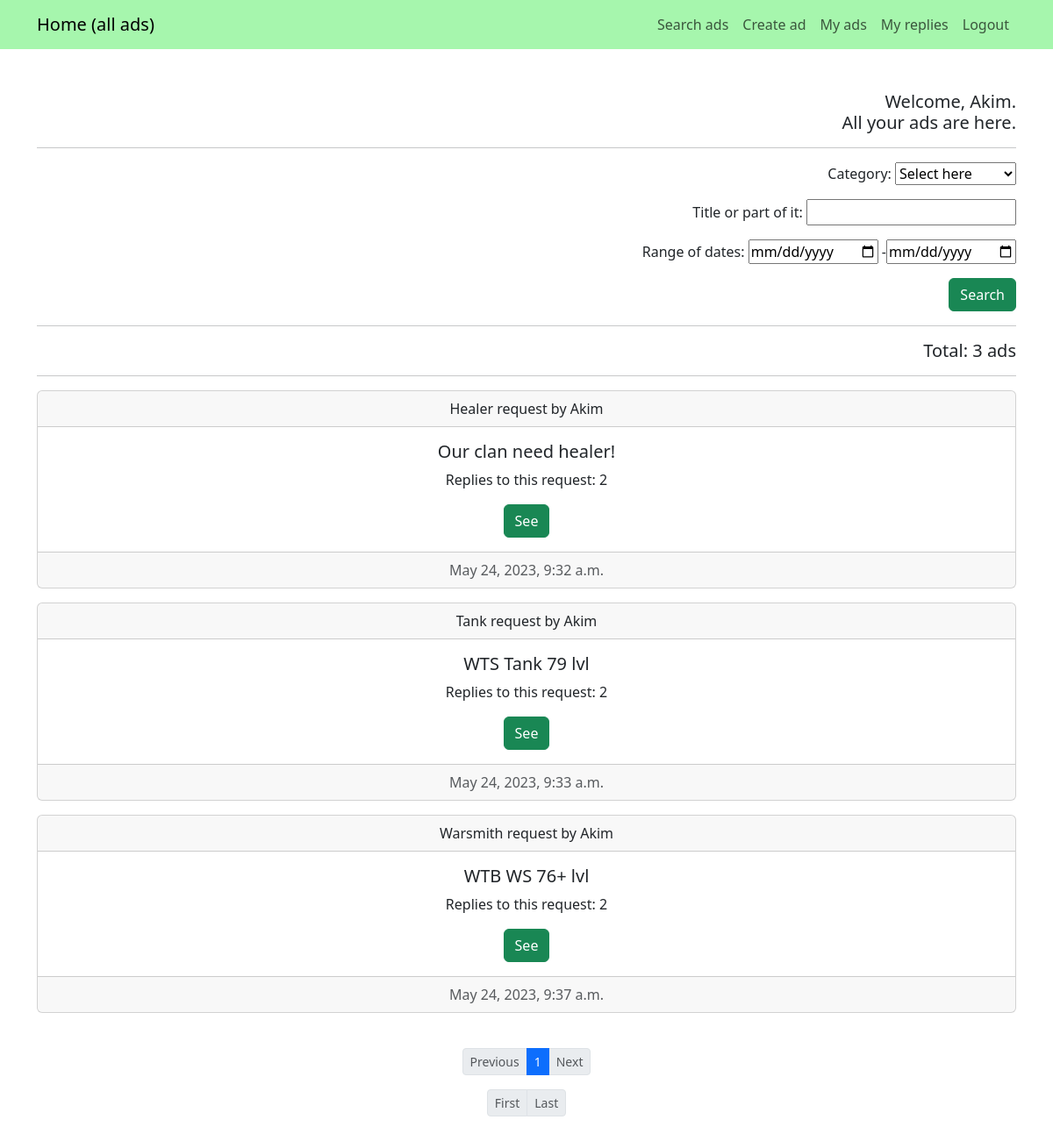
The page /profile_ads/5/ (signed in) on the database its author committed.
### AdsBoard/models.py (models this page shows)
class Adv(models.Model):
    date_of_creation = models.DateTimeField(
        auto_now_add=True,
    )
    author = models.ForeignKey(
        to=User,
        on_delete=models.CASCADE,
        related_name='adv_created_by',
    )
    title = models.CharField(
        max_length=255,
        help_text='Up to 255 symbols',
    )
    category = models.CharField(
        max_length=15,
        choices=CATEGORIES,
        default=None,
    )
    content = RichTextUploadingField(
        blank=True,
    )
    class Meta:
        verbose_name = 'Advertise'
        verbose_name_plural = 'Advertisements'
    def __str__(self) -> str:
        return f'{self.title}'

### AdsBoard/views.py (the view)
# urls.py: path('profile_ads/<int:pk>/', ProfileAdsView.as_view(), name='profile_ads'),
class ProfileAdsView(ListView):
    template_name = 'AdsBoard/profile_ads.html'
    ordering = '-date_of_creation'
    context_object_name = 'profile_ads'
    paginate_by = 5
    paginate_orphans = 1
    def get_context_data(self, **kwargs):
        context = super().get_context_data(**kwargs)
        context['filterset'] = self.filterset
        context['querydict'] = self.request.GET.dict()
        pprint(context)
        return context
    def get_queryset(self):
        queryset = Adv.objects.filter(author=self.request.user)
        self.filterset = ProfileAdvFilter(self.request.GET, queryset)
        return self.filterset.qs

### AdsBoard/templatetags/AdsBoard_filters.py (called while the page is built)
@register.filter
def listing(number: int) -> list:
    pagination_list = []
    for n in range(number):
        pagination_list.append(n + 1)
    return pagination_list

### AdsBoard/templatetags/AdsBoard_tags.py (called while the page is built)
@register.simple_tag(takes_context=True)
def url_replace(context, **kwargs):
    context_copy = context['request'].GET.copy()
    for key, value in kwargs.items():
        context_copy[key] = value
    return context_copy.urlencode()

### AdsBoard/templates/AdsBoard/profile_ads.html (shortened to what this page needs)
{% extends 'base.html' %}
{% load AdsBoard_filters %}
{% load AdsBoard_tags %}
{% block content %}
<h5 align="right">
    Welcome, {{ request.user }}.
    <br>
    All your ads are here.
</h5>
<hr>
<form action="" method="get" align="right">
    {{ filterset.form.as_p }}
    <button class="btn btn-success" type="submit">Search</button>
</form>
<hr>
<h5 align="right">
    Total: {{ page_obj.paginator.count }} ads
</h5>
<hr>
{% for ad in profile_ads %}
<div class="card mb-3">
    <div class="card-header">
        {{ ad.category }} request by {{ ad.author }}
    </div>
    <div class="card-body">
        <h5 class="card-title">
            {{ ad.title }}
        </h5>
        <p class="card-text">
            Replies to this request: {{ ad.replies_to_adv.count }}
        </p>
        <a href="{% url 'ad_detail' pk=ad.id %}" class="btn btn-success">
            See
        </a>
    </div>
    <div class="card-footer text-muted">
        {{ ad.date_of_creation }}
    </div>
</div>
{% empty %}
<h3>
    You have no ads
</h3>
{% endfor %}
<br>
<nav aria-label="Page navigation example">
    <ul class="pagination pagination-sm justify-content-center">
        {% if page_obj.has_previous %}
        <li class="page-item">
            <a class="page-link" href="?{% url_replace page=page_obj.previous_page_number %}">
                Previous
            </a>
        </li>
        {% else %}
        <li class="page-item disabled">
            <a class="page-link" href="#">
                Previous
            </a>
        </li>
        {% endif %}
        {% if page_obj.paginator.num_pages <= 5 %}
        {% for page_num in page_obj.paginator.num_pages|listing %}
        {% if page_num == page_obj.number %}
        <li class="page-item active" aria-current="page">
            <a class="page-link" href="?{% url_replace page=page_num %}">
                {{ page_num }}
            </a>
        </li>
        {% else %}
        <li class="page-item">
            <a class="page-link" href="?{% url_replace page=page_num %}">
                {{ page_num }}
            </a>
        </li>
        {% endif %}
        {% endfor %}
        {% endif %}
        {% if page_obj.has_next %}
        <li class="page-item">
            <a class="page-link" href="?{% url_replace page=page_obj.next_page_number %}">
                Next
            </a>
        </li>
        {% else %}
        <li class="page-item disabled">
            <a class="page-link" href="#">
                Next
            </a>
        </li>
        {% endif %}
    </ul>
</nav>
<nav aria-label="Page navigation example">
    <ul class="pagination pagination-sm justify-content-center">
        {% if page_obj.has_previous %}
        <li class="page-item">
            <a class="page-link" href="?{% url_replace page=1 %}">
                First
            </a>
        </li>
        {% else %}
        <li class="page-item disabled">
            <a class="page-link" href="#">
                First
            </a>
        </li>
        {% endif %}
        {% if page_obj.has_next %}
        <li class="page-item">
            <a class="page-link" href="?{% url_replace page=page_obj.paginator.num_pages %}">
                Last
            </a>
        </li>
        {% else %}
        <li class="page-item disabled">
            <a class="page-link" href="#">
                Last
            </a>
        </li>
        {% endif %}
    </ul>
</nav>
{% endblock content %}

### rows shown on the page
Adv: category "Healer", author "Akim", title "Our clan need healer!", replies_to_adv.count "2", date_of_creation "May 24, 2023, 9:32 a.m."
Adv: category "Tank", author "Akim", title "WTS Tank 79 lvl", replies_to_adv.count "2", date_of_creation "May 24, 2023, 9:33 a.m."
Adv: category "Warsmith", author "Akim", title "WTB WS 76+ lvl", replies_to_adv.count "2", date_of_creation "May 24, 2023, 9:37 a.m."

### other values the page prints
{{ request.user }} "Akim"
{{ page_obj.paginator.count }} "3"
{{ page_num }} "1"
